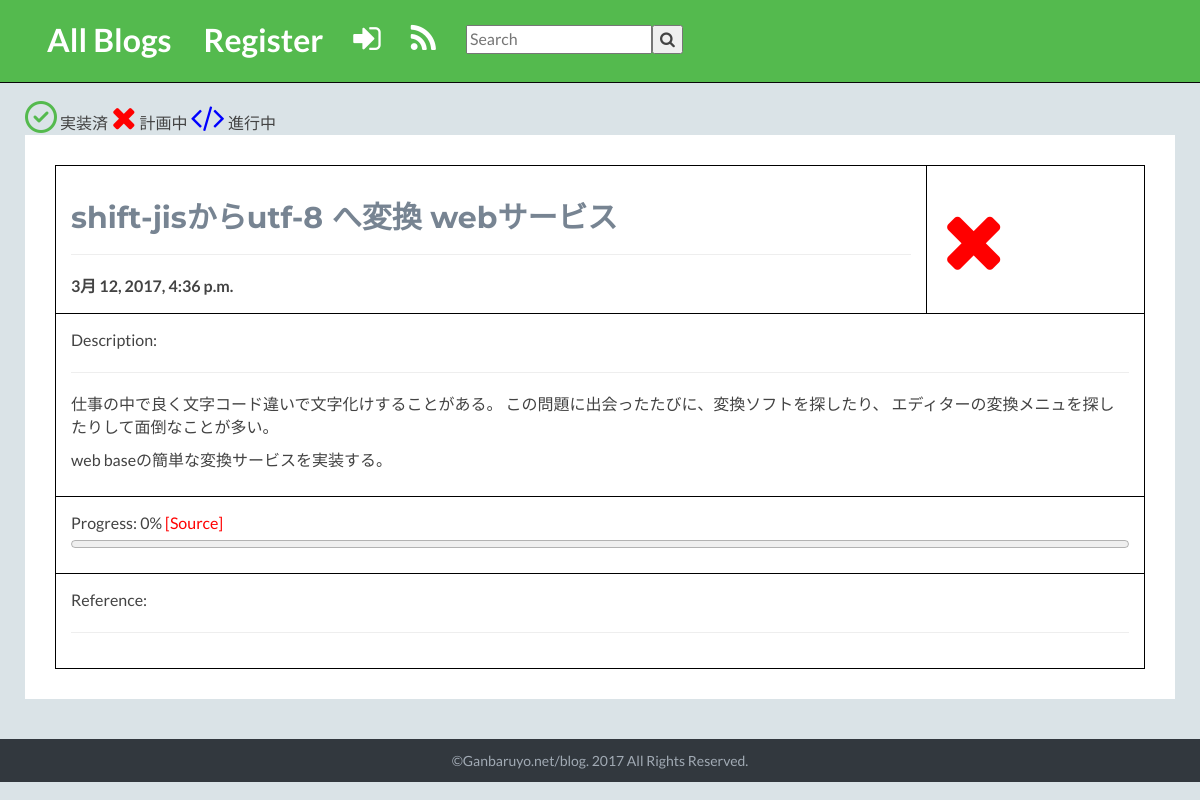
Page /todo/details/convert-string-encode/ on the committed database.
### myblog/models.py (models this page shows, shortened)
class ToDo(models.Model):
    title = models.CharField(max_length=1000)
    description = MarkdownxField()
    slug = models.SlugField( default='')
    publishing_date = models.DateTimeField(auto_now_add=True)
    source_url = models.URLField(blank=True, null=True)
    status = models.IntegerField(choices=STATUS_CHOICES, default=1)
    progress = models.IntegerField(choices=PROGRESS_CHOICES, default=0)
    ref_title1 = models.CharField(max_length=255, default=' ', blank=True)
    ref_url1 = models.URLField(blank=True, null=True)
    ref_title2 = models.CharField(max_length=255, default=' ', blank=True)
    ref_url2 = models.URLField(blank=True, null=True)
    ref_title3 = models.CharField(max_length=255, default=' ', blank=True)
    ref_url3 = models.URLField(blank=True, null=True)
    ref_title4 = models.CharField(max_length=255, default=' ', blank=True)
    ref_url4 = models.URLField(blank=True, null=True)
    ref_title5 = models.CharField(max_length=255, default=' ', blank=True)
    ref_url5 = models.URLField(blank=True, null=True)

### myblog/views.py (the view)
# urls.py: url(r'^todo/details/(?P<slug>[-_\w]+)/$', TodoDetailView.as_view(), name='todo_details'),
class TodoDetailView(DetailView):
    model = ToDo
    template_name = 'todo_details.html'
    def get_context_data(self, **kwargs):
        context = super().get_context_data(**kwargs)
        return context

### templates/todo_details.html (shortened to what this page needs)
{% extends 'base.html' %}
{% load markdown_deux_tags %}
{% load staticfiles %}
{% block content %}
    <link id="theme-style" href="{% static 'css/styles.css' %}" rel="stylesheet">
        <br><br>
        <div class="row" style="padding: 10px;">
            <i class="fa fa-check-circle-o fa-2x" style="color: #54ba4e;" aria-hidden="true"></i> 実装済
            <i class="fa fa-times fa-2x" style="color: red;" aria-hidden="true"></i> 計画中
            <i class="fa fa-code fa-2x" style="color: blue;" aria-hidden="true"></i> 進行中
                <section class="about section" id="aboutme">
                    <div class="section-inner">
                        <table style="border: 1px solid black; border-collapse: collapse; width:100%" id="projectDetailTable">
                          <tr>
                            <th style="width: 80%;border: 1px solid black; border-collapse: collapse; "><h2>{{object.title}}</h2> <hr> {{object.publishing_date}}</th>
                            {% if object.status == 1 %}
                            <th align="center" valign="middle"><i class="fa fa-times fa-5x" style="color: red;" aria-hidden="true"></i></th>
                            {% elif object.status == 2 %}
                            <th align="center" valign="middle"><i class="fa fa-code fa-5x" style="color: blue;" aria-hidden="true"></i></th>
                            {% else %}
                            <th align="center" valign="middle"><i class="fa fa-check-circle-o fa-5x" style="color: #54ba4e;" align="right" valign="middle"></i></th>
                            {% endif %}
                          </tr>
                          <tr>
                            <td colspan="2" style="border: 1px solid black; border-collapse: collapse;">Description: <hr> {{object.description|safe|escape|markdown}}</td>
                          </tr>
                          <tr>
                            <td  colspan="2" style="border: 1px solid black; border-collapse: collapse;">Progress: {{object.progress}}% <a href="{{object.source_url}}" style="color: red;">[Source]</a><progress value="{{object.progress}}" max="100" style="width:100%">{{object.progress}}</progress></td>
                          </tr>
                          <tr>
                            <td colspan="2" style="border: 1px solid black; border-collapse: collapse;">Reference: <hr>
                            </td>
                          </tr>
                        </table>
                    </div>
                </section>
        </div>
{% endblock %}

### myblog/static/css/styles.css (style rules this page uses)
body { font-family: 'Lato', arial, sans-serif; color: #434343; background: #dae3e7; font-size: 16px; -webkit-font-smoothing: antialiased; -moz-osx-font-smoothing: grayscale; }
h1, h2, h3, h4, h5, h6 { font-family: 'Montserrat', sans-serif; font-weight: 700; color: #778492; }
a { color: #3aaa64; -webkit-transition: all 0.4s ease-in-out; -moz-transition: all 0.4s ease-in-out; -ms-transition: all 0.4s ease-in-out; -o-transition: all 0.4s ease-in-out; }
.section { margin-bottom: 30px; }
.section .section-inner { background: #fff; padding: 30px; }
#projectDetailTable table, th, td { border: 1px solid black; border-collapse: collapse; }

### myblog/static/css/menu.css (style rules this page uses)
a { color: inherit; }
i.fa, i.fa-2x { line-height: 100%; }

### templates/todo_details.html (style rules this page uses)
th, td { padding: 15px; }

### rows in the picture
ToDo: title "shift-jisからutf-8 へ変換 webサービス", publishing_date "3月 12, 2017, 4:36 p.m.", description "仕事の中で良く文字コード違いで文字化けすることがある。 この問題に出会ったたびに、変換ソフトを探したり、 エディターの変換メニュを探したりして面倒なことが多い。 web baseの簡単な変換サービスを実装する。", progress "0"
